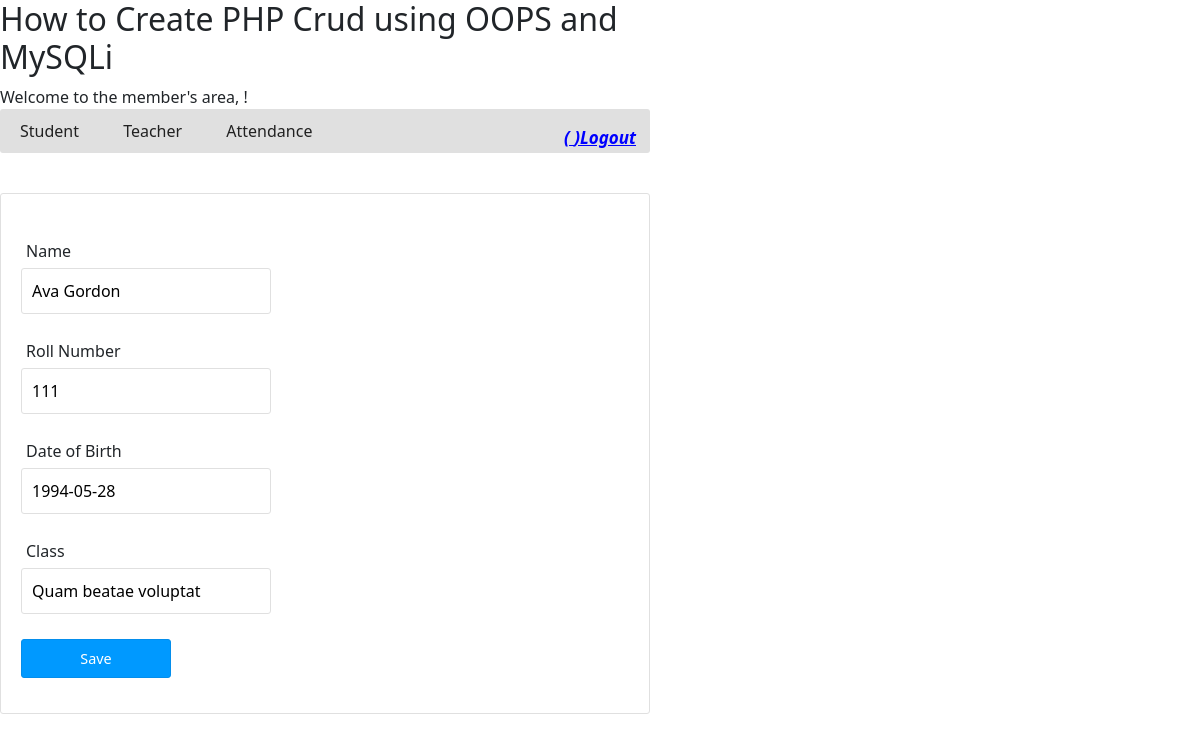
Screenshot of /index.php?action=student-edit&id=13 (signed in) with the database file from the repository.
### tables this page shows
CREATE TABLE `tbl_student` (
  `id` int(11) NOT NULL,
  `name` varchar(55) NOT NULL,
  `roll_number` int(11) NOT NULL,
  `dob` date NOT NULL,
  `class` varchar(55) NOT NULL,
  `picture` text NOT NULL
);

### class/DBController.php (called while the page is built, shortened)
<?php
class DBController {
    private $host = "localhost";
    private $user = "root";
    private $password = "root";
    private $database = "student_db";
    private $conn;
    function __construct() {
        $this->conn = $this->connectDB();
    }
    function connectDB() {
        $conn = mysqli_connect($this->host,$this->user,$this->password,$this->database);
        return $conn;
    }
    function runQuery($query, $param_type, $param_value_array) {
        $sql = $this->conn->prepare($query);
        $this->bindQueryParams($sql, $param_type, $param_value_array);
        $sql->execute();
        $result = $sql->get_result();
        if ($result->num_rows > 0) {
            while($row = $result->fetch_assoc()) {
                $resultset[] = $row;
            }
        }
        if(!empty($resultset)) {
            return $resultset;
        }
    }
    function bindQueryParams($sql, $param_type, $param_value_array) {
        $param_value_reference[] = & $param_type;
        for($i=0; $i<count($param_value_array); $i++) {
            $param_value_reference[] = & $param_value_array[$i];
        }
        call_user_func_array(array(
            $sql,
            'bind_param'
        ), $param_value_reference);
    }
}
?>

### class/Student.php (called while the page is built, shortened)
<?php
require_once ("class/DBController.php");
class Student
{
    private $db_handle;
    function __construct() {
        $this->db_handle = new DBController();
    }
    function getStudentById($student_id) {
        $query = "SELECT * FROM tbl_student WHERE id = ?";
        $paramType = "i";
        $paramValue = array(
            $student_id
        );
        $result = $this->db_handle->runQuery($query, $paramType, $paramValue);
        return $result;
    }
}
?>

### web/student-edit.php (the view, shortened to what this page needs)
<?php require_once "web/header.php"; ?>
<form name="frmAdd" method="post" action="" id="frmAdd"
    onSubmit="return validate();">
    <div>
        <label style="padding-top: 20px;">Name</label> <span
            id="name-info" class="info"></span><br /> <input type="text"
            name="name" id="name" class="demoInputBox"
            value="<?php echo $result[0]["name"]; ?>">
    </div>
    <div>
        <label>Roll Number</label> <span id="roll-number-info"
            class="info"></span><br /> <input type="text"
            name="roll_number" id="roll_number" class="demoInputBox"
            value="<?php echo $result[0]["roll_number"]; ?>">
    </div>
    <div>
        <label>Date of Birth</label> <span id="dob-info" class="info"></span><br />
        <input type="text" name="dob" id="dob" class="demoInputBox"
            value="<?php echo $result[0]["dob"]; ?>">
    </div>
    <div>
        <label>Class</label> <span id="class-info" class="info"></span><br />
        <input type="text" name="class" id="class" class="demoInputBox"
            value="<?php echo $result[0]["class"]; ?>">
    </div>
    <div>
        <input type="submit" name="add" id="btnSubmit" value="Save" />
    </div>
    </body>
    </html>

### web/css/style.css (style rules this page uses)
body { width: 650px; font-family: Arial; color: #212121; }
.demoInputBox { padding: 10px; border: #E0E0E0 1px solid; border-radius: 3px; width: 250px; margin: 5px 0px 10px 0px; }
#frmAdd { border: #E0E0E0 1px solid; padding: 10px 20px 20px 20px; border-radius: 3px; }
#frmAdd div { margin-bottom: 15px; }
#frmAdd div label { margin-left: 5px; }
.info { font-size: .8em; color: #FF6600; letter-spacing: 2px; padding-left: 5px; }
#btnSubmit { padding: 8px; background: #09F; border: #048eec 1px solid; color: #FFF; font-size: 0.9em; border-radius: 3px; width: 150px; }

### rows the page displays
tbl_student: name "Ava Gordon", roll_number "111", dob "1994-05-28", class "Quam beatae voluptat"
